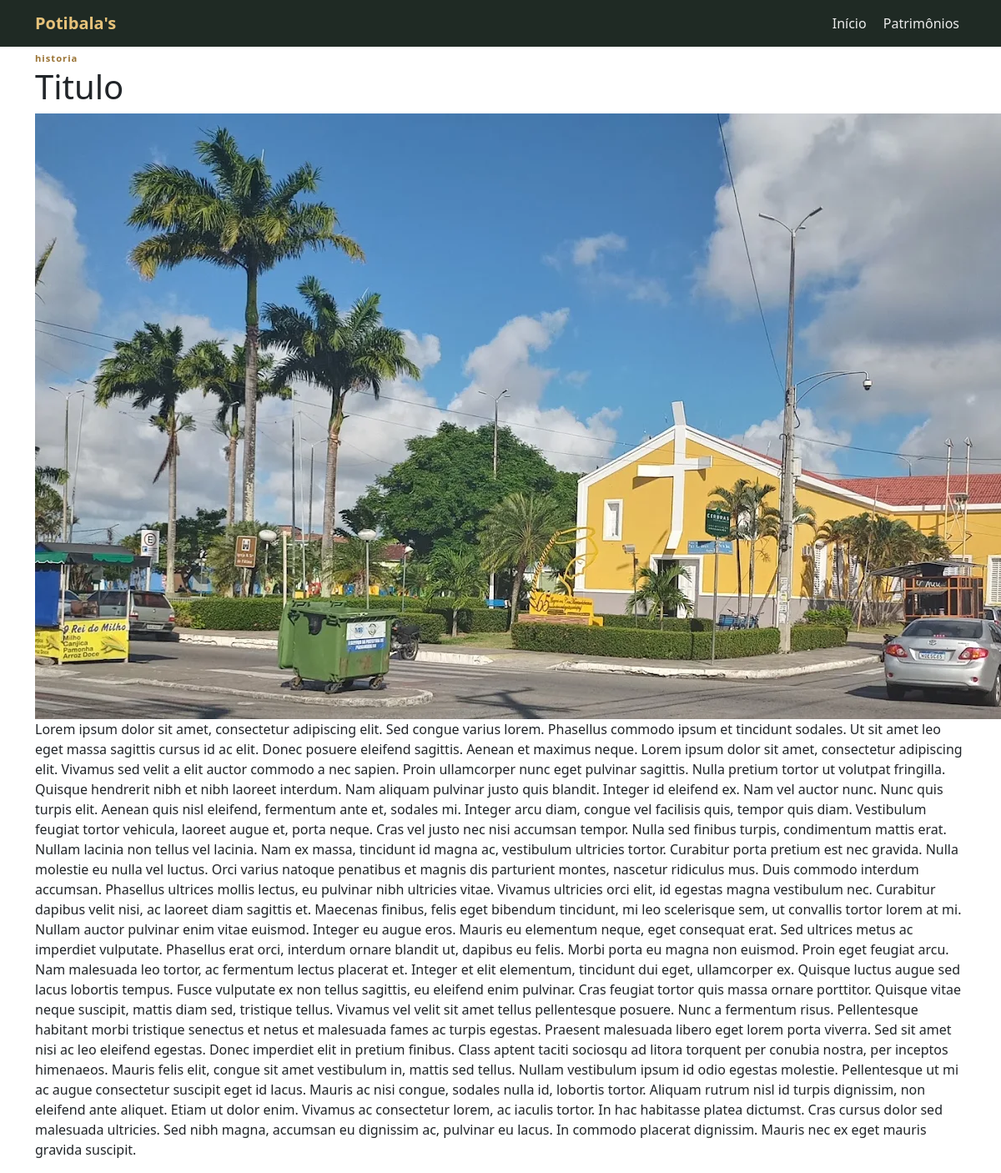
Page /materia/2 on the earlier database version.
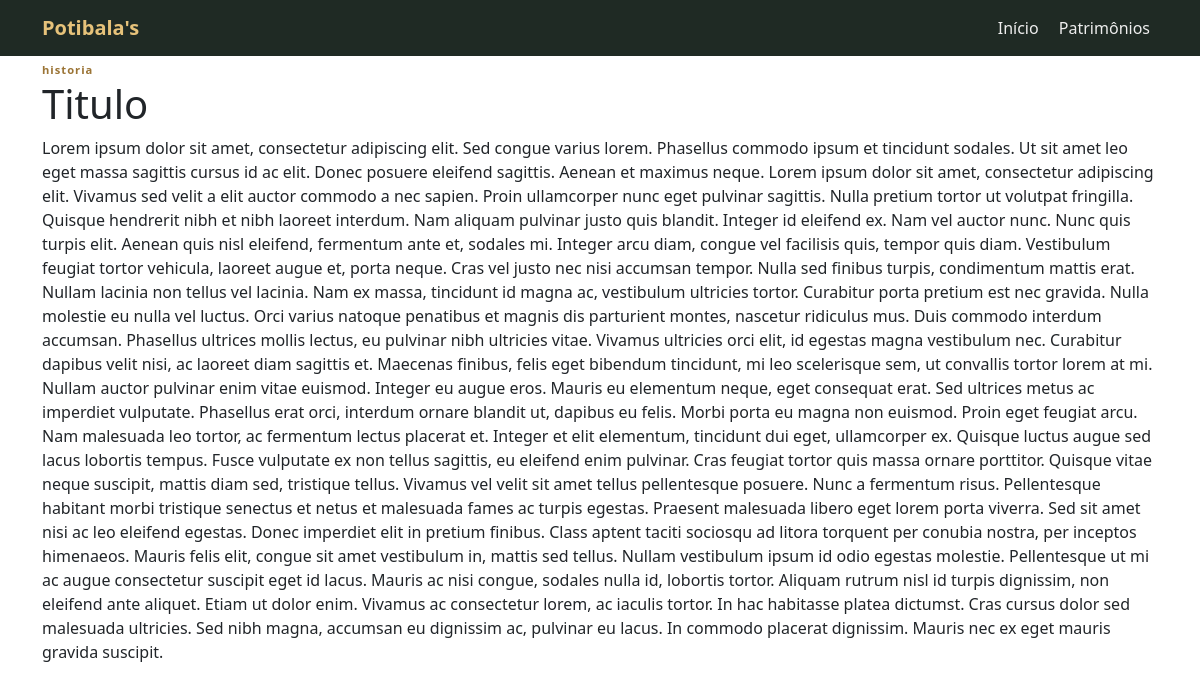
Same page on the later database version.
### app/models.py (models this page shows)
class Materia(db.Model):
    id = db.Column(db.Integer, primary_key=True)
    titulo = db.Column(db.String(200), nullable=False)
    categoria = db.Column(db.String(100))
    imagem = db.Column(db.String(300))
    texto = db.Column(db.Text)

### app/routes.py (the view)
@main.route("/materia/<int:id>")
def materia(id):
    materia = Materia.query.get_or_404(id)
    return render_template(
        "materia.html",
        materia=materia
    )

### app/templates/materia.html (shortened to what this page needs)
<!DOCTYPE html>
<html lang="pt-br">
<head>
    <link rel="stylesheet" href="{{ url_for('static', filename='css/style.css') }}">
    <link
        href="https://cdn.jsdelivr.net/npm/bootstrap@5.3.8/dist/css/bootstrap.min.css"
        rel="stylesheet">
</head>
<body>
    <nav class="navbar navbar-expand-lg navbarp">
        <div class="container">
            <a class="navbar-brand logo-navbar" href="/">
                Potibala's
            </a>
            <div>
                <a class="nav-link d-inline-block" href="/">
                    Início
                </a>
                <a class="nav-link d-inline-block" href="/#patrimonios">
                    Patrimônios
                </a>
            </div>
        </div>
    </nav>
    <main class="pagina-materia">
        <div class="container">
            <span class="categoria">
                {{ materia.categoria }}
            </span>
            <h1 class="titulo-materia">
                {{ materia.titulo }}
            </h1>
            {% if materia.imagem %}
                <img
                    src="{{ url_for('static', filename='uploads/' + materia.imagem) }}"
                    alt="{{ materia.titulo }}"
                >
            {% endif %}
            <div class="texto-materia">
                <p>
                    {{ materia.texto }}
                </p>
            </div>
        </div>
    </main>
</body>
</html>

Differences in the rows shown:
changed Materia "Titulo": imagem: picture removed
